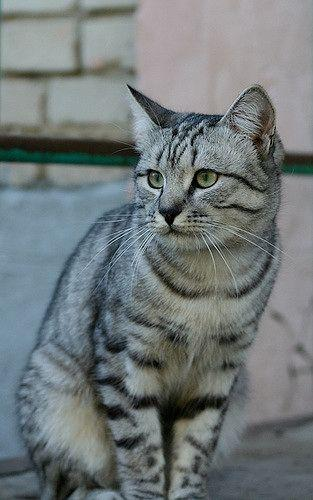
#> input picture ex01/img/cat_01.jpg, 313 x 500 px, found by its file name
$ python vignetting_example.py   (older library calls are emulated)
#> lines starting #> are read from the running program, lines starting #| are printed output that depends on the picture
#> further down, img is the input picture: shape (500, 313, 3); mean R, G, B 113.3, 120.6, 121.7
#!/usr/bin/python

# Example code to demonstrate vignetting. Of course, parameters are different
# to the training/test images provided with the exercise.

import numpy as np
from scipy.misc import imread, imresize
import matplotlib.pyplot as plt
import code


# function for vignetting, hard-coded parameters (I'm lazy)
def vignetting(I):
    a0 = 1.0
    a1 = -0.3
    a2 = 0.05
    a3 = -0.25
    a4 = -0.4
    a5 = -0.05
    a6 = 0.1

    # compute vignetting factor on complete grid
    W = I.shape[1]
#> W = 313
    H = I.shape[0]
#> H = 500
    wc = W / 2
#> wc = 156.5
    hc = H / 2
#> hc = 250

    xv, yv = np.meshgrid(np.arange(W) - wc, np.arange(H) - hc)

    r = np.sqrt(xv ** 2 + yv ** 2) / np.sqrt(wc ** 2 + hc ** 2)
    s = a0 + a1 * r + a2 * (r ** 2) + a3 * (r ** 3) + a4 * (r ** 4) + a5 * (r ** 5) + a6 * (r ** 6)  # and so on

    # code.interact( local=locals() )

    J = np.zeros(I.shape, np.float32)
    J[:, :, 0] = s * I[:, :, 0]
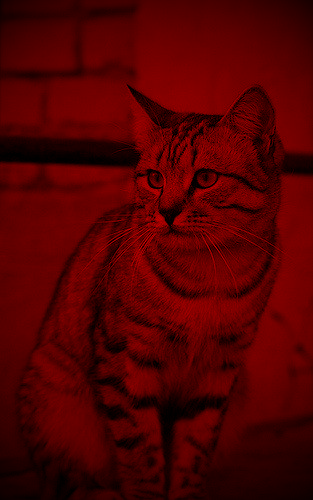
#> J: shape (500, 313, 3) float32; mean R, G, B 82.4, 0, 0
    J[:, :, 1] = s * I[:, :, 1]
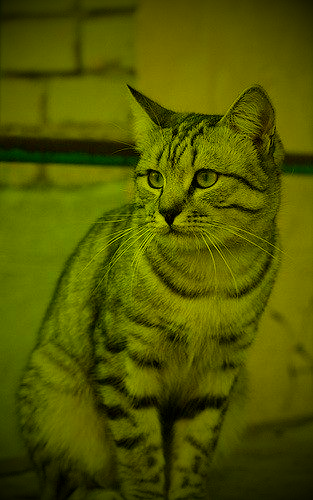
#> J: shape (500, 313, 3) float32; mean R, G, B 82.4, 88.1, 0
    J[:, :, 2] = s * I[:, :, 2]
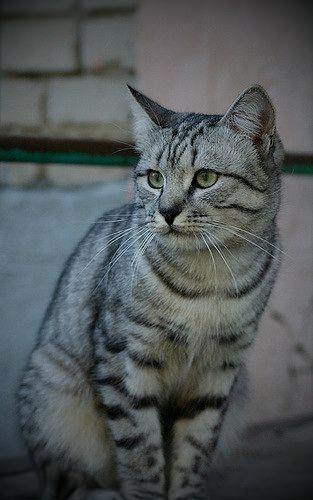
#> J: shape (500, 313, 3) float32; mean R, G, B 82.4, 88.1, 88.9
    return J


# BEGIN MAIN PROGRAM
img = imread('cat_01.jpg')
img_vignetted = vignetting(img)

# Show the original image
plt.subplot(1, 2, 1)
plt.imshow(img)

# Show the tinted image
plt.subplot(1, 2, 2)

# A slight gotcha with imshow is that it might give strange results
# if presented with data that is not uint8. To work around this, we
# explicitly cast the image to uint8 before displaying it.
plt.imshow(np.uint8(img_vignetted))
plt.show()
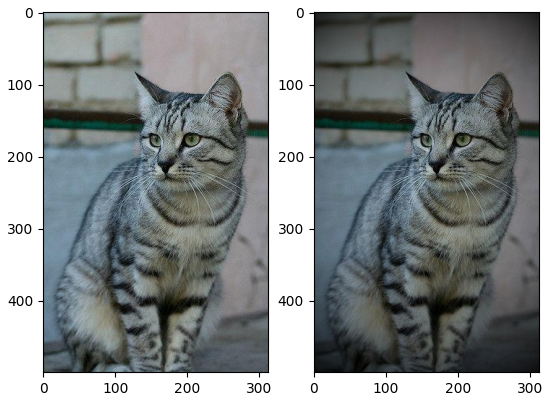
#> figure drawn by matplotlib, 2 panels

$ run again, with ex01/img/cat_02.jpg copied over ex01/img/cat_01.jpg
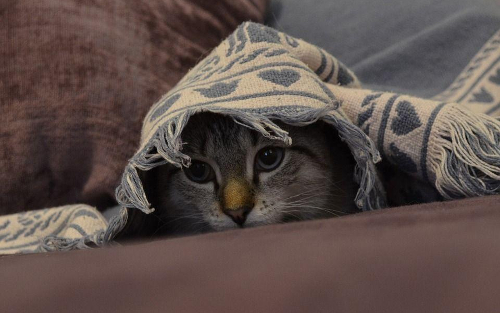
#> input picture ex01/img/cat_02.jpg, 500 x 313 px, found by its file name
#> img is the input picture: shape (313, 500, 3); mean R, G, B 92.6, 78.3, 74.1
#> in vignetting, `J[:, :, 2] = s * I[:, :, 2]`:
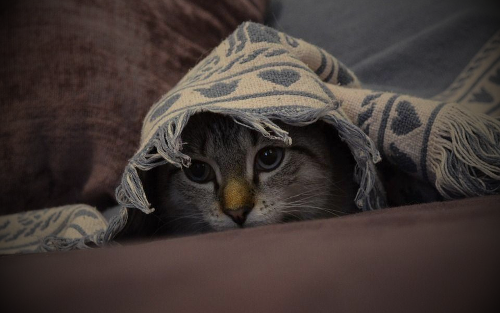
#> J: shape (313, 500, 3) float32; mean R, G, B 67.3, 57.1, 54
#> `plt.show()`:
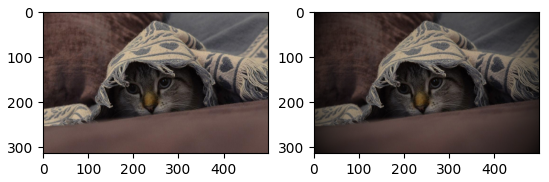
#> figure drawn by matplotlib, 2 panels

$ run again, with ex01/img/cat_03.jpg copied over ex01/img/cat_01.jpg
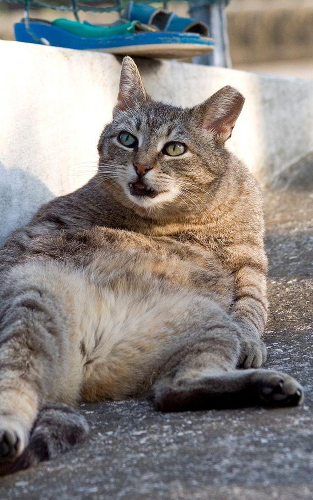
#> input picture ex01/img/cat_03.jpg, 313 x 500 px, found by its file name
#> img is the input picture: shape (500, 313, 3); mean R, G, B 138.1, 132.8, 129.3
#> in vignetting, `J[:, :, 2] = s * I[:, :, 2]`:
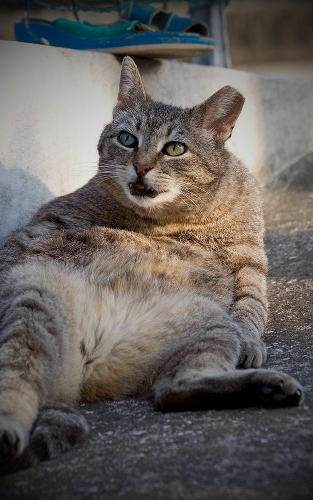
#> J: shape (500, 313, 3) float32; mean R, G, B 103.6, 98.4, 94.8
#> `plt.show()`:
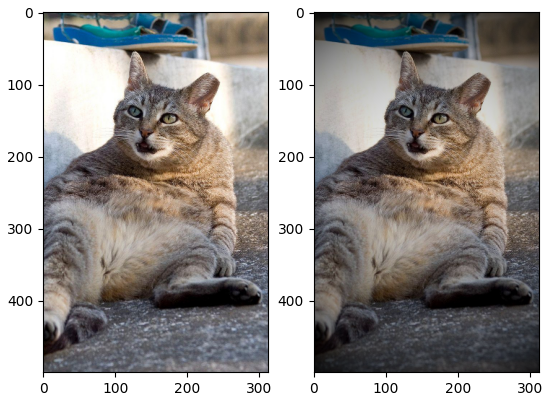
#> figure drawn by matplotlib, 2 panels
